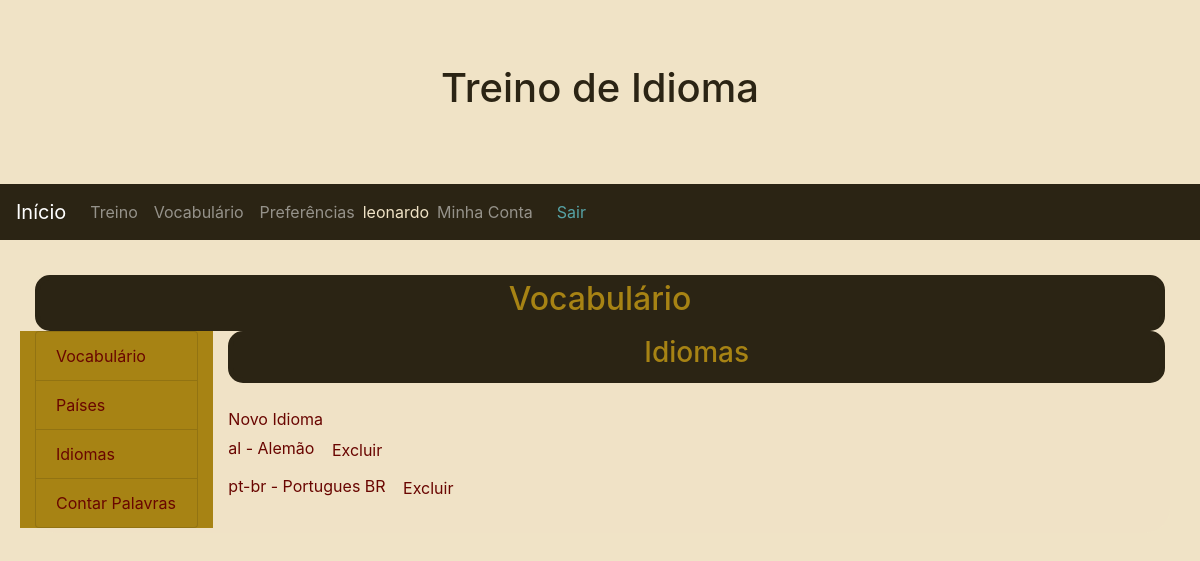
/Wortschatz/Sprachliste/ (signed in), run on the app's committed database.
### Wortschatz/models.py (models this page shows, shortened)
class Sprache(models.Model):
    name  = models.CharField('Nome', max_length = 100, unique=True)
    slug  = models.SlugField('Abreviatura', max_length = 7, unique=True)
    lands = models.ManyToManyField(Land, through='Land_Sprache', verbose_name="Países")
    created = models.DateTimeField('Criado em', auto_now_add=True, null=True)
    modified = models.DateTimeField('Modificado em', auto_now=True, null=True)
    class Meta:
        verbose_name = 'Idioma'
        verbose_name_plural = 'Idiomas'
        ordering = ['name', 'slug', 'created', 'modified']

### Wortschatz/views.py (the view)
# urls.py: path('Sprachliste/', SprachlisteListView.as_view(), name='Sprachliste'),
class SprachlisteListView(LoginRequiredMixin, ListView):
    model = Sprache
    template_name = 'Wortschatz/Sprachliste.html'

### Wortschatz/templates/Wortschatz/Sprachliste.html (shortened to what this page needs)
{% extends "Wortschatz/index.html" %}
{% block Wortschatz_Inhalt %}
<header>
  <h3>Idiomas</h3>
</header>
<section>
  <br/><a href=" {% url 'Wortschatz:neuesSprache' %} ">Novo Idioma</a>
  {% if object_list %}
    {% for Sprache in object_list %}
      <br/><a href="{% url 'Wortschatz:Sprachewechseln' Sprache.slug %}">{{Sprache.slug}} - {{Sprache.name}}</a> <a href="{% url 'Wortschatz:Spracheloschen' Sprache.slug %}" class="btn btn-default" role="button">Excluir</a>
    {% endfor %}
  {% endif %}
</section>
{% endblock %}

### Basis/templates/Basis.html (shortened to what this page needs)
{% load static %}
<!DOCTYPE html>
<html lang="pt-br">
<head>
  <link rel="stylesheet" href="https://maxcdn.bootstrapcdn.com/bootstrap/4.1.0/css/bootstrap.min.css">
  <link href="{% static '/fontawesome-free-5.11.2-web/css/all.css' %}" rel="stylesheet">
  <link rel="stylesheet" href="{% static 'Stil/Stil.css' %}" />
</head>
<body>
<div class="jumbotron text-center" style="margin-bottom:0">
  <h1></i>Treino de Idioma</h1>
</div>
<nav class="navbar navbar-expand-sm navbar-dark">
  <a class="navbar-brand" href="{% url 'index' %}">Início</a>
  <div class="collapse navbar-collapse" id="collapsibleNavbar">
    <ul class="navbar-nav">
      <li class="nav-item">
        <a class="nav-link" href="{% url 'ausbildung:index' %}">Treino</a>
      </li>
  {% if user.is_authenticated %}
      <li class="nav-item">
        <a class="nav-link" href=" {% url 'Wortschatz:index' %}">Vocabulário</a>
      </li>
      <li class="nav-item">
        <a class="nav-link" href=" {% url 'Wortschatz:Benutzervorgabenechseln' %} ">Preferências</a>
      </li>
    </ul>
    <div class="nav-item">
        <span class="nav-brand glyphicon glyphicon-log-in">{{user}}</span>
    </div>
    <div class="">
      <ul class="navbar-nav">
        <li class="nav-item">
          <a class="nav-link" href="{% url 'Zugriff:index' %}">Minha Conta</a>
        </li>
      </ul>
    </div>
    <div class="nav-item">
        <a id="logout" class="nav-link" href="{% url 'Zugriff:logout' %}">Sair</a>
  {% endif %}
    </div>
  </div>
</nav>
<div class="container margin-top beige" style="margin-top:30px">
 {% block Inhalt %}
 {% endblock %}
</div>
<div class="jumbotron text-center" style="margin-bottom:0">
</div>
</body>
</html>

### Basis/static/Stil/Stil.css (style rules this page uses)
body { background-image: url('../Bilder/Hintergrund.png'); background-repeat: no-repeat; background-size: 100% auto; background-color: #f0e3c6; color: #2b2414; }
body a { color: #690500; }
.jumbotron { background: none; color: #2b2414; }
nav { background-color: #2b2414; color: #f0e3c6; }
nav a { color: #56a3a6; }
header { border: 5px solid #2b2414; background-color: #2b2414; color: #a78314; border-radius: 15px; }
header, h1, h2 { text-align: center; }
.beige { background-color: rgba(240, 227, 198,0.6); border-radius: 25px; padding: 5px; }

### data on the page
Sprache: slug "al", name "Alemão"
Sprache: slug "pt-br", name "Portugues BR"

### other printed values
{{ user }} "leonardo"
